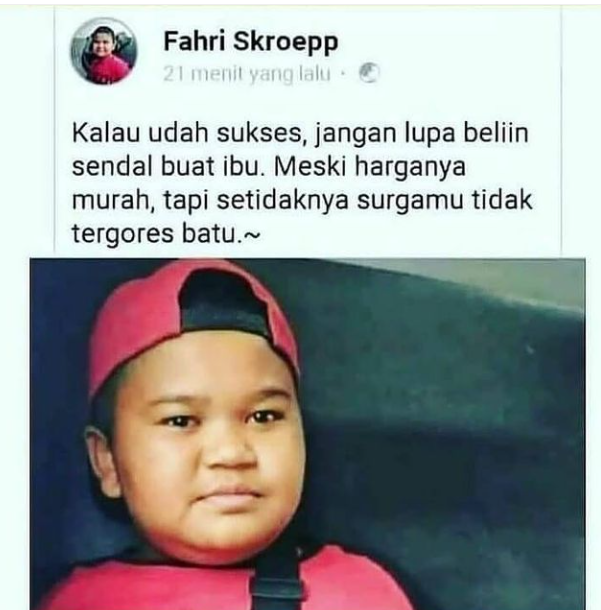
#> input picture mouse-roi/image.png, 601 x 610 px
$ python mouse-click-roi.py
#> lines starting #> are read from the running program, lines starting #| are printed output that depends on the picture
import cv2
import imutils

img = cv2.imread('image.png')
#> img is the input picture: shape (610, 601, 3); mean B, G, R 152.2, 152.9, 151.9
img = imutils.resize(img, width=500)
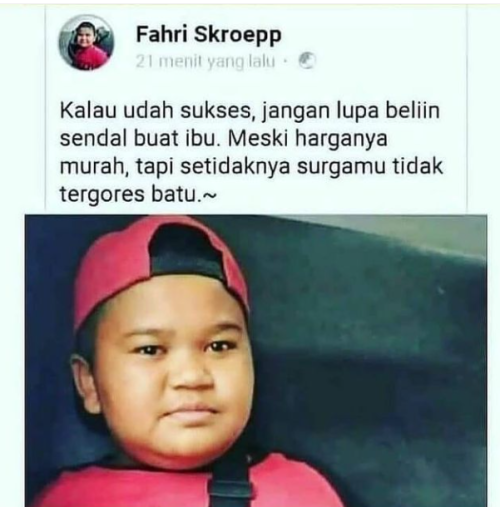
#> img: shape (507, 500, 3); mean B, G, R 152.2, 152.9, 151.9

#> (the run stopped early here; a loop or call above may not have finished)
